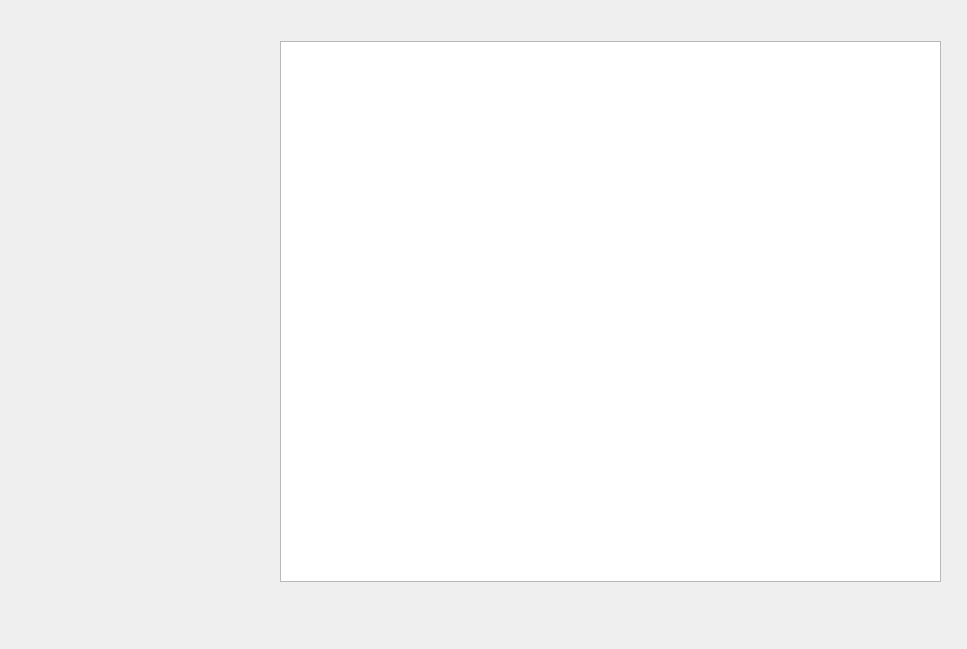
<?xml version="1.0" encoding="UTF-8"?>
<ui version="4.0">
 <class>Scheme</class>
 <widget class="QDialog" name="Scheme">
  <property name="geometry">
   <rect>
    <x>0</x>
    <y>0</y>
    <width>967</width>
    <height>649</height>
   </rect>
  </property>
  <property name="windowTitle">
   <string>New scheme</string>
  </property>
  <widget class="QGraphicsView" name="graphicsView">
   <property name="geometry">
    <rect>
     <x>280</x>
     <y>41</y>
     <width>661</width>
     <height>541</height>
    </rect>
   </property>
  </widget>
 </widget>
 <resources/>
 <connections/>
</ui>
